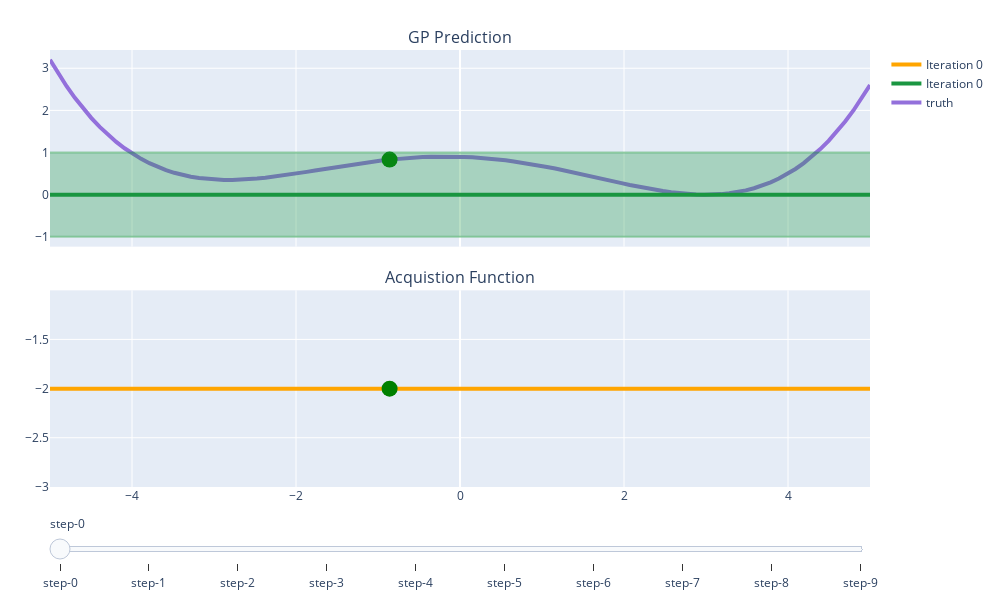

The notebook cell saved with this chart:
### Code cell
truth = himmelblau(X_query).flatten()
plot_bayes_opt_plotly(result, X_plot=X_query.flatten(), truth=truth)
